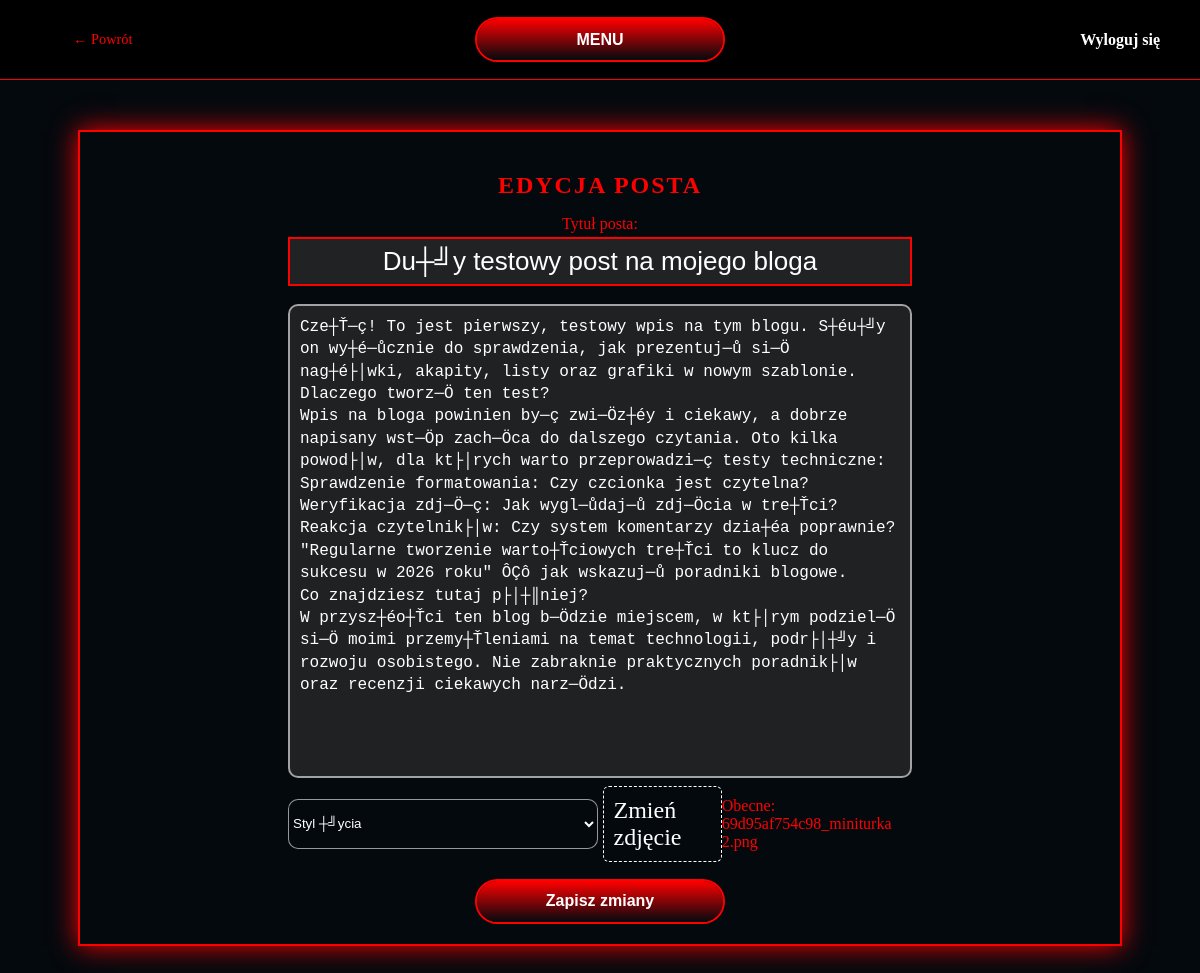
Page /serwerPHP/strony-php/edit_post.php?id=11 (signed in) on the earlier database version.
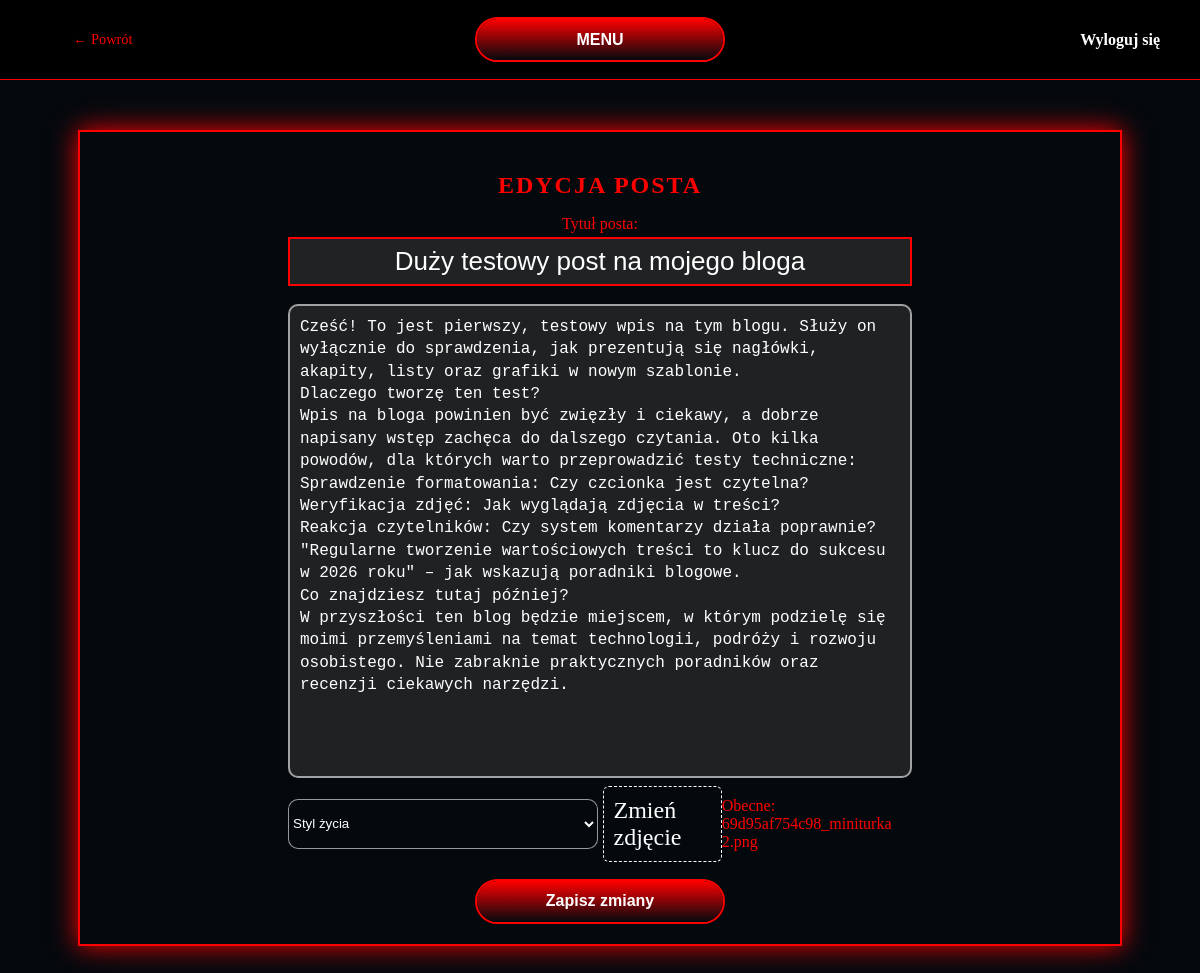
Same page on the later database version.
### tables this page shows
CREATE TABLE `posts` (
  `id` int NOT NULL AUTO_INCREMENT,
  `title` varchar(255) NOT NULL,
  `content` text NOT NULL,
  `author_id` int NOT NULL,
  `category_id` int NOT NULL,
  `image` varchar(255) NOT NULL,
  `data` timestamp NOT NULL DEFAULT CURRENT_TIMESTAMP,
  PRIMARY KEY (`id`),
  KEY `author_id` (`author_id`),
  KEY `category_id` (`category_id`),
  CONSTRAINT `posts_ibfk_1` FOREIGN KEY (`author_id`) REFERENCES `users` (`id`) ON DELETE CASCADE ON UPDATE CASCADE,
  CONSTRAINT `posts_ibfk_2` FOREIGN KEY (`category_id`) REFERENCES `categories` (`id`) ON UPDATE CASCADE
);

CREATE TABLE `categories` (
  `id` int NOT NULL AUTO_INCREMENT,
  `name` varchar(50) NOT NULL,
  PRIMARY KEY (`id`),
  UNIQUE KEY `name` (`name`)
);

### serwerPHP/skrypty-php/database.php (called while the page is built, shortened)
<?php
class Database {
    private string $servername = 'db_mysql';
    private string $dbName = 'paikw_database';
    private string $username = 'root';
    private string $password = 'root';
    private PDO $conn;
    private function connect() {
        try {
            $dsn = "mysql:host={$this->servername};dbname={$this->dbName};charset=utf8mb4";
            $options = [
                PDO::MYSQL_ATTR_INIT_COMMAND => "SET NAMES utf8mb4",
                PDO::ATTR_ERRMODE => PDO::ERRMODE_EXCEPTION,
                PDO::ATTR_DEFAULT_FETCH_MODE => PDO::FETCH_ASSOC
            ];
            $this->conn = new PDO($dsn, $this->username, $this->password, $options);
        } catch (PDOException $e) {
            exit('Database connection failed! ' . $e->getMessage());
        }
    }
    public function getCategories(): array
    {
        $sql = 'SELECT * FROM categories ORDER BY name ASC';
        $stmt = $this->conn->prepare($sql);
        $stmt->execute();
        return $stmt->fetchAll(PDO::FETCH_ASSOC);
    }
    public function getPostById($id) {
        $sql = "SELECT p.*, u.username as user_name, c.name as category_name, u.id AS user_id, u.avatar AS user_avatar,
                (SELECT COUNT(*) FROM ratings WHERE post_id = p.id AND rating_type = 'like') as likes_count,
                (SELECT COUNT(*) FROM ratings WHERE post_id = p.id AND rating_type = 'dislike') as dislikes_count
                FROM posts p
                JOIN users u ON p.author_id = u.id
                JOIN categories c ON p.category_id = c.id
                WHERE p.id = ?";
        $stmt = $this->conn->prepare($sql);
        $stmt->execute([$id]);
        return $stmt->fetch(PDO::FETCH_ASSOC);
    }
}

### serwerPHP/strony-php/edit_post.php (the view, shortened to what this page needs)
<?php
require_once '../skrypty-php/database.php';
$db = new Database();
$postId = $_GET['id'] ?? null;
$post = $db->getPostById($postId);
$categories = $db->getCategories();
?>
<!DOCTYPE html>
<html lang="pl">
<head>
    <link rel="stylesheet" href="../inne/main_style.css">
    <link rel="stylesheet" href="../inne/add_post_style.css">
</head>
<body>
    <nav class="navbar">
        <div class="nav-left">
            <a href="javascript:history.back()" class="back-link-nav" style="margin-left: 20px; text-decoration: none; color: var(--MAIN);">← Powrót</a>
        </div>
        <div class="nav-center">
            <a href="../strony-php/main.php">
                <button type="button" class="epicbtn">MENU</button>
            </a>
        </div>
        <div class="nav-content">
            <?php if (isset($_SESSION['logged_in'])): ?>
                <a href="../skrypty-php/logout.php" class="logout-link">Wyloguj się</a>
            <?php endif; ?>
        </div>
    </nav>
    <div class="addpost-contair">
        <h2 style="color: var(--MAIN); text-align: center; margin-bottom: 30px; text-transform: uppercase; letter-spacing: 2px;">Edycja posta</h2>
        <form action="../skrypty-php/update_post.php" method="post" enctype="multipart/form-data">
            <div class="input_box">
                <input type="text" name="title" required value="<?= htmlspecialchars($post['title']) ?>">
                <label class="labelfortitle"> Tytuł posta:</label>
            </div>
            <div class="input_box textarea_wrapper">
                <textarea name="content" placeholder="Treść posta..."><?= htmlspecialchars($post['content']) ?></textarea>
            </div>
            <div class="row-container">
                <div class="input_box">
                    <select name="category_id" class="epic-select">
                        <?php foreach ($categories as $category): ?>
                            <option value="<?= $category['id'] ?>" <?= ($post['category_id'] == $category['id']) ? 'selected' : '' ?>>
                                <?= htmlspecialchars($category['name']) ?>
                            </option>
                        <?php endforeach; ?>
                    </select>
                </div>
                <div class="input_box file_wrapper">
                    <label class="forLabel" for="file_upload"> Zmień zdjęcie </label>
                    <span class="chosefile_name" id="file-name">
                        <?= !empty($post['image']) ? 'Obecne: ' . basename($post['image']) : 'Brak zdjęcia' ?>
                    </span>
                </div>
            </div>
            <div class="input_box">
                <button type="submit" class="epicbtn">Zapisz zmiany</button>
            </div>
        </form>
    </div>
</body>
</html>

Differences in the rows shown:
changed posts "69d95af754c98_miniturka 2.png": title "Du┼╝y testowy post na mojego bloga" → "Duży testowy post na mojego bloga"; content "Cze┼Ť─ç! To jest pierwszy, testowy wpis na tym blogu. S┼éu┼╝y on wy┼é─ůcznie do sprawdzenia, jak prezentuj─ů si─Ö nag┼é├│wki, akapity, listy oraz grafiki w nowym szablonie. Dlaczego tworz─Ö ten test? Wpis na bloga powinien by─ç zwi─Öz┼éy i ciekawy, a dobrze napisany wst─Öp zach─Öca do dalszego czytania. Oto kilka powod├│w, dla kt├│rych warto przeprowadzi─ç testy techniczne: Sprawdzenie formatowania: Czy czcionka jest czytelna? Weryfikacja zdj─Ö─ç: Jak wygl─ůdaj─ů zdj─Öcia w tre┼Ťci? Reakcja czytelnik├│w: Czy system komentarzy dzia┼éa poprawnie? \"Regularne tworzenie warto┼Ťciowych tre┼Ťci to klucz do sukcesu w 2026 roku\" ÔÇô jak wskazuj─ů poradniki blogowe. Co znajdziesz tutaj p├│┼║niej? W…" → "Cześć! To jest pierwszy, testowy wpis na tym blogu. Służy on wyłącznie do sprawdzenia, jak prezentują się nagłówki, akapity, listy oraz grafiki w nowym szablonie. Dlaczego tworzę ten test? Wpis na bloga powinien być zwięzły i ciekawy, a dobrze napisany wstęp zachęca do dalszego czytania. Oto kilka powodów, dla których warto przeprowadzić testy techniczne: Sprawdzenie formatowania: Czy czcionka jest czytelna? Weryfikacja zdjęć: Jak wyglądają zdjęcia w treści? Reakcja czytelników: Czy system komentarzy działa poprawnie? \"Regularne tworzenie wartościowych treści to klucz do sukcesu w 2026 roku\" – jak wskazują poradniki blogowe. Co znajdziesz tutaj później? W przyszłości ten blog będzie…"; category_id "Styl ┼╝ycia" → "Styl życia"
